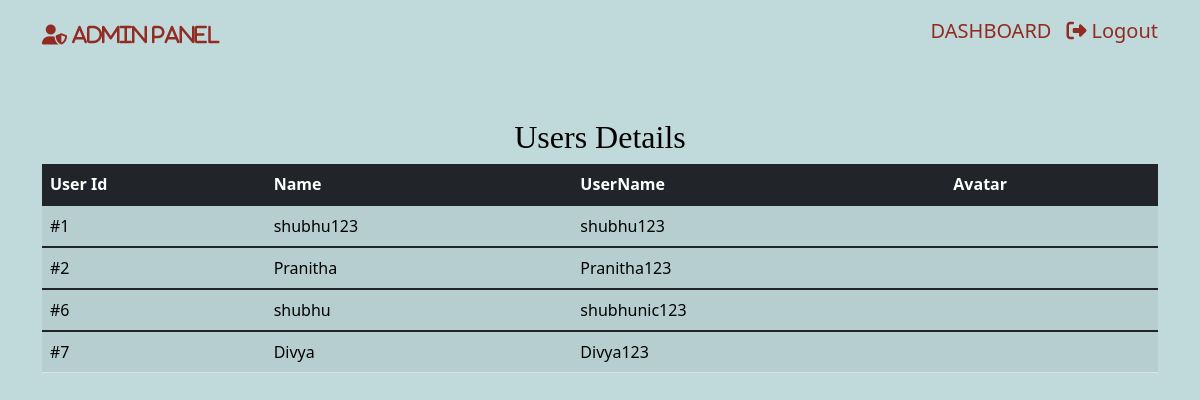
Page /Admin/viewUsers.php (signed in) on the committed database.
### tables this page shows
CREATE TABLE `Users` (
  `u_id` int(11) NOT NULL,
  `name` varchar(100) NOT NULL,
  `username` varchar(100) NOT NULL,
  `password` varchar(100) NOT NULL,
  `city` varchar(100) NOT NULL,
  `state` varchar(1000) DEFAULT NULL,
  `zip` int(11) NOT NULL
);

### Admin/viewUsers.php (the view, shortened to what this page needs)
<!DOCTYPE html>
<html lang="en">
<head>
    <link href="https://cdn.jsdelivr.net/npm/bootstrap@5.1.3/dist/css/bootstrap.min.css" rel="stylesheet"
>
</head>
<body>
    <nav class="navbar navbar-light">
        <div class="container">
            <a class="navbar-brand" href="#">
                <i class="fas fa-user-shield" style="color:#922B21"> ADMIN PANEL</i>
            </a>
            <p style="float:right;color:#922B21;font-size:20px;margin-top:8px"><a href="admin-panel.php"style="text-decoration:none;color:#922B21;margin-right:15px">DASHBOARD</a><a href="logout.php"
                    style="text-decoration:none;color:#922B21"><i class="fa fa-sign-out-alt">&nbsp;</i>Logout</a></p>
        </div>
    </nav>
    <section class="container py-2 mt-4 mb-4">
        <div class="row">
            <div class="col-lg-12">
                <h2 class="app-stats text-center mt-3"
                    style="color:black;font-family: 'Times New Roman', Times, serif;">Users Details</h2>
                <div class=" table-responsive">
                    <table class="table table-striped table-hover">
                        <thead class="thead bg-dark" style="color:white;">
                            <tr>
                                <th>User Id</th>
                                <th>Name</th>
                                <th>UserName</th>
                                <th>Avatar</th>
                            </tr>
                        </thead>
                        <?php
                       global $connection;
                       $sql="SELECT * FROM Users";
                       $stmt=$connection->query($sql);
                       while($Datarows = $stmt->fetch_assoc())
                       {
                           $id          = $Datarows["u_id"];
                           $Sname       = $Datarows["name"];
                           $CostItem    = $Datarows["username"];
                           $qty         = $Datarows["avatar"];
                    ?>
                        <tbody class="tbody">
                            <tr>
                                <td>#<?php echo  $id;       ?></td>
                                <td> <?php echo  $Sname;      ?></td>
                                <td> <?php echo  $CostItem; ?></td>
                                <td> <?php echo  $qty;      ?></td>
                            </tr>
                        </tbody>
                        <?php } ?>
                    </table>
                </div>
            </div>
        </div>
</body>
</html>

### Admin/viewUsers.php (style rules this page uses)
body { position: absolute; top: 0; bottom: 0; left: 0; right: 0; height: 100%; backdrop-filter: blur(3px); background-image: url("images/mainWall.jpg"); background-repeat: no-repeat, repeat; background-color: #cccccc; background-size: cover; }
.table .tbody tr td { color: black; }

### rows in the picture
users: u_id "1", name "shubhu123", username "shubhu123"
users: u_id "2", name "Pranitha", username "Pranitha123"
users: u_id "6", name "shubhu", username "shubhunic123"
users: u_id "7", name "Divya", username "Divya123"
